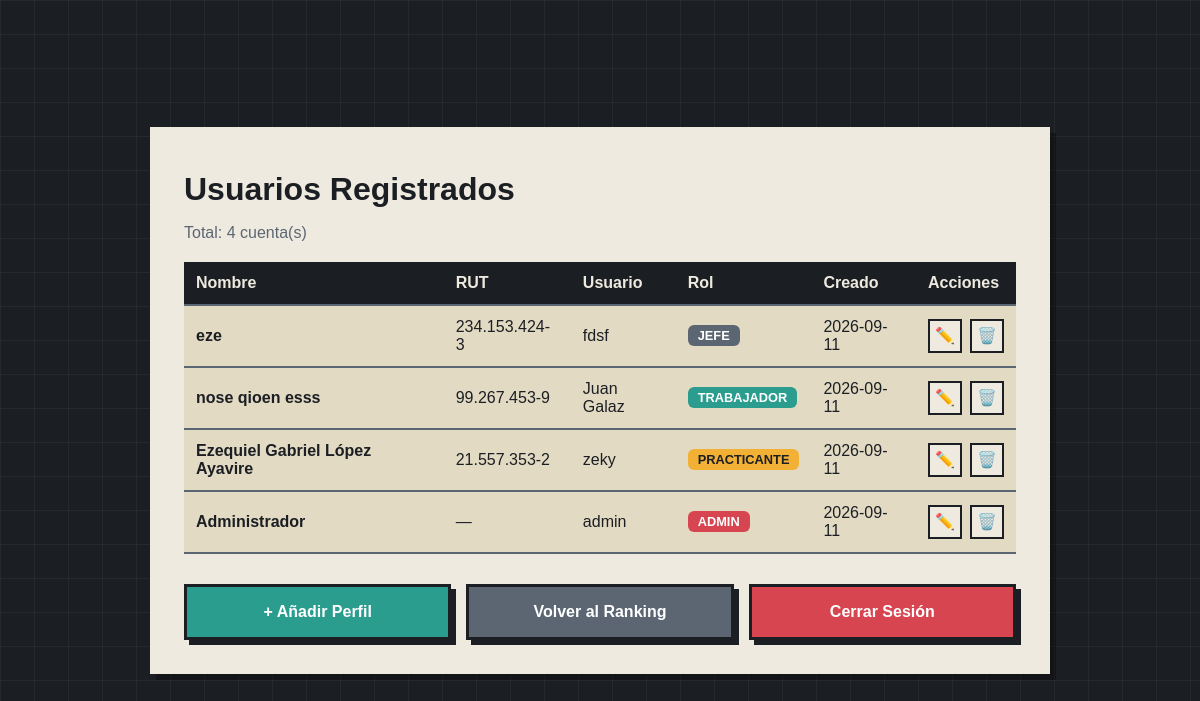
/usuarios (signed in), run on the app's committed database.
### tables this page shows
CREATE TABLE usuarios (
            id INTEGER PRIMARY KEY AUTOINCREMENT,
            nombre TEXT NOT NULL,
            rut TEXT UNIQUE,
            usuario TEXT UNIQUE NOT NULL,
            password_hash TEXT NOT NULL,
            rol_cuenta TEXT NOT NULL,
            fecha_creacion TEXT DEFAULT CURRENT_TIMESTAMP
        );

### JuegoInteractivoV2/app.py (the view)
@app.route('/usuarios')
@rol_requerido('admin')
def usuarios():
    db = get_db()
    filas = db.execute('''
        SELECT id, nombre, rut, usuario, rol_cuenta, fecha_creacion
        FROM usuarios
        ORDER BY fecha_creacion DESC
    ''').fetchall()
    return render_template('usuarios.html', usuarios=filas)

### JuegoInteractivoV2/app.py (called while the page is built)
def get_db():
    if 'db' not in g:
        g.db = sqlite3.connect(DB_PATH)
        g.db.row_factory = sqlite3.Row
    return g.db

@app.teardown_appcontext
def cerrar_db(exception=None):
    db = g.pop('db', None)
    if db is not None:
        db.close()

def rol_requerido(*roles_permitidos):
    def decorador(f):
        @wraps(f)
        def wrapper(*args, **kwargs):
            if 'usuario_id' not in session:
                return redirect(url_for('login'))
            if session.get('rol_cuenta') not in roles_permitidos:
                return "No autorizado", 403
            return f(*args, **kwargs)
        return wrapper
    return decorador

### JuegoInteractivoV2/templates/usuarios.html (shortened to what this page needs)
<!DOCTYPE html>
<html lang="es">
<head>
<link rel="stylesheet" href="{{ url_for('static', filename='style.css') }}">
</head>
<body>
  <div class="reporte-card" style="max-width: 900px;">
    <div class="reporte-header">
      <h1>Usuarios Registrados</h1>
      <p style="color: var(--steel);">Total: {{ usuarios|length }} cuenta(s)</p>
    </div>
    <table class="ranking-table">
      <thead>
        <tr>
          <th>Nombre</th>
          <th>RUT</th>
          <th>Usuario</th>
          <th>Rol</th>
          <th>Creado</th>
          <th>Acciones</th>
        </tr>
      </thead>
      <tbody>
        {% for u in usuarios %}
        <tr>
          <td><strong>{{ u.nombre }}</strong></td>
          <td>{{ u.rut or '—' }}</td>
          <td>{{ u.usuario }}</td>
          <td>
            <span class="rol-tag rol-{{ u.rol_cuenta }}">{{ u.rol_cuenta }}</span>
          </td>
          <td>{{ u.fecha_creacion[:10] if u.fecha_creacion else '—' }}</td>
          <td>
            <div style="display: flex; gap: 8px;">
              <a href="{{ url_for('editar_usuario', usuario_id=u.id) }}" class="accion-btn accion-editar" title="Editar">✏️</a>
              <form method="POST" action="{{ url_for('eliminar_usuario', usuario_id=u.id) }}" onsubmit="return confirm('¿Seguro que quieres eliminar a {{ u.nombre }} ({{ u.usuario }})? Esta acción no se puede deshacer.');" style="margin:0;">
                <button type="submit" class="accion-btn accion-eliminar" title="Eliminar">🗑️</button>
              </form>
            </div>
          </td>
        </tr>
        {% else %}
        <tr>
          <td colspan="6" style="text-align: center;">No hay usuarios registrados.</td>
        </tr>
        {% endfor %}
      </tbody>
    </table>
    <div style="display: flex; gap: 15px; margin-top: 30px;">
      <a href="{{ url_for('crear_usuario') }}" class="btn-reto-final" style="flex: 1; text-align: center; font-size: 1rem; background: var(--ok); color: white;">+ Añadir Perfil</a>
      <a href="{{ url_for('ranking') }}" class="btn-reto-final" style="flex: 1; text-align: center; font-size: 1rem; background: var(--steel); color: white;">Volver al Ranking</a>
      <a href="{{ url_for('logout') }}" class="btn-reto-final" style="flex: 1; text-align: center; background: var(--bad); color: white; font-size: 1rem;">Cerrar Sesión</a>
    </div>
  </div>
</body>
</html>

### JuegoInteractivoV2/static/style.css (style rules this page uses)
:root { --ink:#1B1F23; --ink-2:#242A31; --paper:#EFEAE0; --paper-2:#E3DAC4; --steel:#5B6672; --steel-2:#8D97A3; --signal:#F2B134; --ok:#2A9D8F; --bad:#D64550; --font-display:'Space Grotesk', sans-serif; --font-body:'IBM Plex Sans', sans-serif; }
* { box-sizing:border-box; }
body { margin:0; min-height:100vh; background-color:var(--ink); background-image: linear-gradient(rgba(239,234,224,0.05) 1px, transparent 1px), linear-gradient(90deg, rgba(239,234,224,0.05) 1px, transparent 1px); background-size:34px 34px; color:var(--paper); font-family:var(--font-body); display:flex; align-items:center; justify-content:center; padding:32px 16px; }
h1,h2,h3 { font-family:var(--font-display); margin:0; }
.reporte-card { width:100%; max-width:640px; background:var(--paper); color:var(--ink); padding:44px 34px 34px; position:relative; box-shadow:6px 6px 0 rgba(0,0,0,.35); }
.reporte-header { margin-bottom:8px; padding-right:120px; }
.btn-reto-final { display: inline-block; background: var(--signal); color: var(--ink); font-family: var(--font-display); font-size: 1.3rem; font-weight: 700; text-decoration: none; padding: 16px 36px; border: 3px solid var(--ink); box-shadow: 5px 5px 0 var(--ink); transition: transform 0.2s ease, box-shadow 0.2s ease; cursor: pointer; }

### JuegoInteractivoV2/templates/usuarios.html (style rules this page uses)
.ranking-table { width: 100%; border-collapse: collapse; margin-top: 20px; background: var(--paper-2); color: var(--ink); }
.ranking-table th, .ranking-table td { padding: 12px; text-align: left; border-bottom: 2px solid var(--steel); }
.ranking-table th { background: var(--ink); color: var(--paper); font-family: var(--font-display); }
.rol-tag { display: inline-block; padding: 3px 10px; border-radius: 6px; font-size: 0.8rem; font-weight: 700; font-family: var(--font-display); text-transform: uppercase; color: white; }
.rol-admin { background: var(--bad); }
.rol-jefe { background: var(--steel); }
.rol-trabajador { background: var(--ok); }
.rol-practicante { background: var(--signal); color: var(--ink); }
.accion-btn { display: inline-flex; align-items: center; justify-content: center; width: 34px; height: 34px; border: 2px solid var(--ink); background: var(--paper); cursor: pointer; font-size: 1rem; text-decoration: none; transition: transform 0.15s ease, background 0.15s ease; }

### data on the page
usuarios: nombre "eze", rut "234.153.424-3", usuario "fdsf", rol_cuenta "JEFE", fecha_creacion "2026-09-11"
usuarios: nombre "nose qioen esss", rut "99.267.453-9", usuario "Juan Galaz", rol_cuenta "TRABAJADOR", fecha_creacion "2026-09-11"
usuarios: nombre "Ezequiel Gabriel López Ayavire", rut "21.557.353-2", usuario "zeky", rol_cuenta "PRACTICANTE", fecha_creacion "2026-09-11"
usuarios: nombre "Administrador", rut "—", usuario "admin", rol_cuenta "ADMIN", fecha_creacion "2026-09-11"

### other printed values
{{ usuarios|length }} "4"
